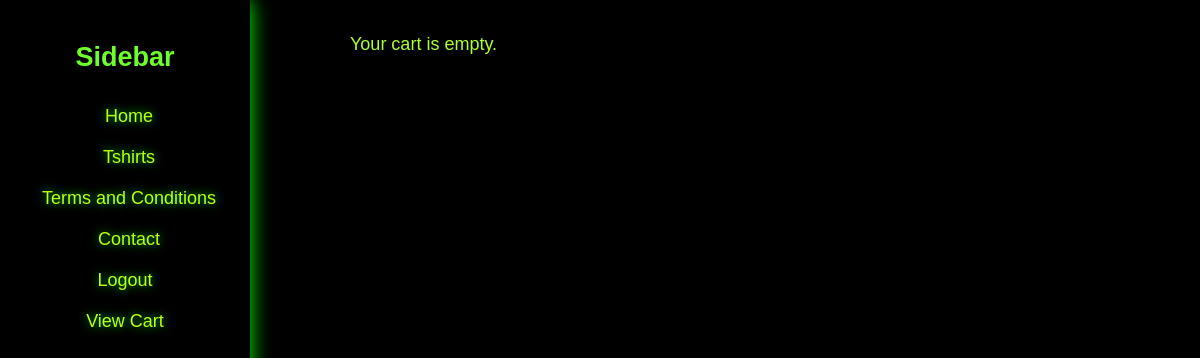
The app's page /cart/view/ (signed in), older data.
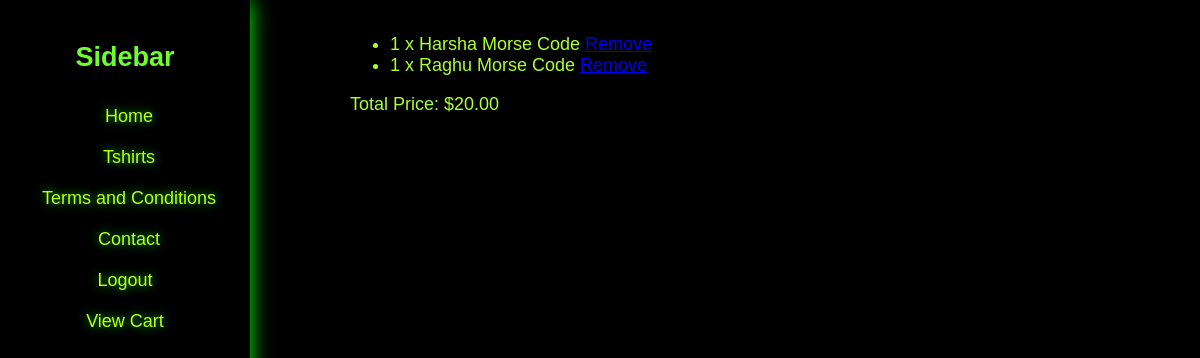
The same page, newer data.
### cart/models.py (models this page shows)
class CartItem(models.Model):
    user = models.ForeignKey(User, on_delete=models.CASCADE)
    product_name = models.CharField(max_length=255)
    quantity = models.PositiveIntegerField(default=1)
    price = models.DecimalField(max_digits=10, decimal_places=2)
    def __str__(self):
        return f"{self.quantity} x {self.product_name}"

### cart/views.py (the view)
# urls.py: path("view/", view_cart, name="view_cart"),
@login_required(login_url="login")
def view_cart(request):
    cart_items = CartItem.objects.filter(user=request.user)
    total_price = sum(item.quantity * item.price for item in cart_items)
    return render(
        request,
        "cart/view_cart.html",
        {"cart_items": cart_items, "total_price": total_price},
    )

### cart/templates/cart/view_cart.html (shortened to what this page needs)
{% extends "base.html" %}
{% block content %}
  {% if cart_items %}
  <ul>
    {% for item in cart_items %}
      <li>
        {{ item }}
        <a href="{% url 'remove_from_cart' item.id %}">Remove</a>
      </li>
    {% endfor %}
  </ul>
  <p>Total Price: ${{ total_price }}</p>
  {% else %}
  <p>Your cart is empty.</p>
  {% endif %}
{% endblock %}

### templates/base.html (shortened to what this page needs)
{% load static %}
<!DOCTYPE html>
<html lang="en">
<head>
</head>
<body>
    <div class="container">
        <div class="sidebar">
            <h2>Sidebar</h2>
            <ul>
                <li><a href="{% url 'home' %}"> Home</a></li>
                <li><a href="{% url 'morsecode_converter' %}"> Tshirts</a></li>
                <li><a href="#"> Terms and Conditions</a></li>
                <li><a href="{% url 'contact' %}"> Contact</a></li>
                <li>{% if user.is_authenticated %}
                    <a href="{% url 'user_logout' %}">Logout</a>
                    <a href="{% url 'view_cart' %}">View Cart</a>
                {% else %}
                </li>
                <li><a href="{% url 'user_login' %}">Login</a></li>
    {% endif %}
            </ul>
        </div>
        <div class="content">
            {% block content %}{% endblock %}
        </div>
    </div>
</body>
</html>

Row changes from the older to the newer data that the page shows:
added CartItem: quantity+product_name "1 x Harsha Morse Code"
added CartItem: quantity+product_name "1 x Raghu Morse Code"
Text that changed along with them:
{{ total_price }}: (not shown) → "20.00"
text no longer shown: "Your cart is empty."
text now shown: "Total Price: $"
